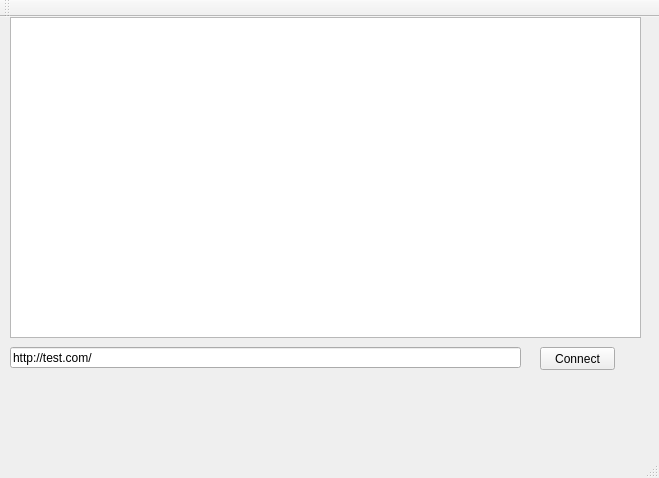
<?xml version="1.0" encoding="UTF-8"?>
<ui version="4.0">
 <class>MainWindow</class>
 <widget class="QMainWindow" name="MainWindow">
  <property name="geometry">
   <rect>
    <x>0</x>
    <y>0</y>
    <width>659</width>
    <height>478</height>
   </rect>
  </property>
  <property name="windowTitle">
   <string>MainWindow</string>
  </property>
  <widget class="QWidget" name="centralWidget">
   <widget class="QTextEdit" name="textEdit">
    <property name="geometry">
     <rect>
      <x>10</x>
      <y>0</y>
      <width>631</width>
      <height>321</height>
     </rect>
    </property>
   </widget>
   <widget class="QLineEdit" name="ServerNameL">
    <property name="geometry">
     <rect>
      <x>10</x>
      <y>330</y>
      <width>511</width>
      <height>21</height>
     </rect>
    </property>
    <property name="text">
     <string>http://test.com/</string>
    </property>
   </widget>
   <widget class="QPushButton" name="ConnectButton">
    <property name="geometry">
     <rect>
      <x>540</x>
      <y>330</y>
      <width>75</width>
      <height>23</height>
     </rect>
    </property>
    <property name="text">
     <string>Connect</string>
    </property>
   </widget>
  </widget>
  <widget class="QMenuBar" name="menuBar">
   <property name="geometry">
    <rect>
     <x>0</x>
     <y>0</y>
     <width>659</width>
     <height>21</height>
    </rect>
   </property>
  </widget>
  <widget class="QToolBar" name="mainToolBar">
   <attribute name="toolBarArea">
    <enum>TopToolBarArea</enum>
   </attribute>
   <attribute name="toolBarBreak">
    <bool>false</bool>
   </attribute>
  </widget>
  <widget class="QStatusBar" name="statusBar"/>
 </widget>
 <layoutdefault spacing="6" margin="11"/>
 <resources/>
 <connections/>
</ui>
